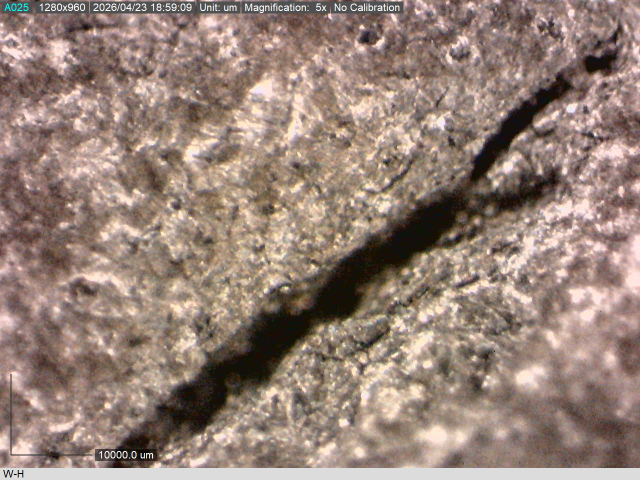
#> input picture images/0098.tif, 1280 x 960 px (shown at 1/2 size)
$ jupyter execute pmf_ccd.ipynb   (older library calls are emulated)
#> lines starting #> are read from the running program, lines starting #| are printed output that depends on the picture; after the words box and inside, x2 and y2 are one past the last pixel; in counts of white or black regions, pixels touching at a corner belong together
### research/matched_filter.py
import cv2
import numpy as np


def generate_kernels(
    sigma: float = 2.0, L: int = 9, angle_step: int = 15
) -> list[np.ndarray]:
    """
    Generates zero-mean Gaussian matched filter kernels.
    """
#> called with sigma = 8, L = 48, angle_step = 15
    templates = []

    h_x = int(np.ceil(3 * sigma))
    h_y = int(np.ceil(L / 2))
    size = max(h_x, h_y) + 2
    # kernels SHOULD BE SQUARE, so the max size is defined either by 3 * sigma or L / 2
    # according to the original research paper

    # we use a meshgrid so we can efficiently slice existing coordinates from -size to
    # size + 1; THIS STILL RESULTS IN AN ODD BY ODD MATRIX!
    y, x = np.mgrid[-size : size + 1, -size : size + 1]

    for angle in range(0, 180, angle_step):
        theta = np.deg2rad(angle)

        # notice that the rotations for x and y are swapped
        # this is because we are using rows as y and cols as x
        x_rot = x * np.cos(theta) - y * np.sin(theta)
        y_rot = x * np.sin(theta) + y * np.cos(theta)

        # mask should only contain values within the 3 * sigma range (for x) and L / 2
        # range (for y)
        mask = (np.abs(x_rot) <= 3 * sigma) & (np.abs(y_rot) <= L / 2)

        kernel = np.zeros_like(x, dtype=np.float32)

        # 1D NEGATIVE Gaussian in x (trough / valley)
        kernel[mask] = -np.exp(-(x_rot[mask] ** 2) / (2 * sigma**2))

        mean_val = np.mean(kernel[mask])
        kernel[mask] = kernel[mask] - mean_val  # IMPORTANT for zero-mean
        # zero-mean Gaussians are Gaussians whose total value adds up to zero
        # this is because mean * number of elements = sum of elements in kernel
        # zero-mean filters are important to maintain gray-value intensity

        templates.append(kernel)

    return templates


def apply_matched_filter(
    image: cv2.typing.MatLike, templates: list[np.ndarray], threshold: float = 0.50
) -> tuple[np.ndarray, np.ndarray]:
    img_blur = cv2.blur(image, (11, 11)).astype(np.float32)
    max_response = np.zeros_like(img_blur)

    for kernel in templates:
        response = cv2.filter2D(img_blur, cv2.CV_32F, kernel)

        # we update the max response to the maximum of ALL kernel convolutions
        max_response = np.maximum(max_response, response)

    normalized_response = np.zeros_like(max_response)
    cv2.normalize(max_response, normalized_response, 0.0, 1.0, cv2.NORM_MINMAX)

    _, binary_crack = cv2.threshold(
        normalized_response, threshold, 1.0, cv2.THRESH_BINARY
    )

    return (binary_crack * 255).astype(np.uint8), normalized_response


# [11 lines left out: function apply_matched_filter_from_path, not called in this run]


def apply_pyramid_matched_filter(
    image: cv2.typing.MatLike,
    templates: list[np.ndarray],
    levels: int = 3,
    threshold: float = 0.50,
) -> tuple[np.ndarray, np.ndarray]:
    """ """
#> called with levels = 3, threshold = 0.5
    # img_blur = cv2.GaussianBlur(image, (0, 0), 5.0)
    img_blur = cv2.blur(image, (11, 11)).astype(np.float32)
    shape = img_blur.shape
#> shape = (960, 1280)
    global_response = np.zeros(shape, dtype=np.float32)
    curr = img_blur

    for level in range(levels):
        _, response = apply_matched_filter(curr, templates, threshold)

        if level > 0:
            upsampled = cv2.resize(
                response, shape[::-1], interpolation=cv2.INTER_LINEAR
            )
        else:
            upsampled = response

        global_response = np.maximum(global_response, upsampled)
        curr = cv2.pyrDown(curr)
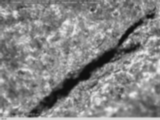
#> curr: shape (120, 160) float32; min 16, max 236.4, mean 134.1
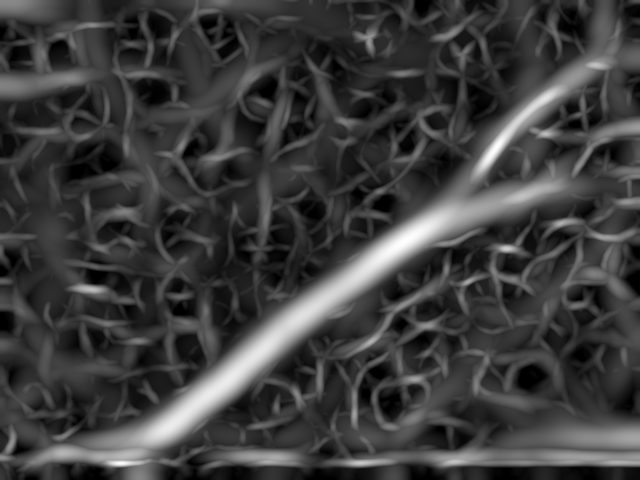
#> global_response: shape (960, 1280) float32 (shown at 1/2 size); min 0, max 1, mean 0.243
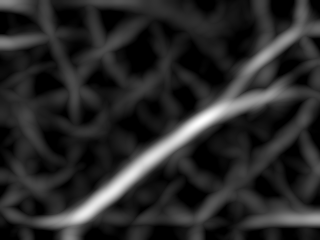
#> response: shape (240, 320) float32; min 0, max 1, mean 0.16

    normalized_response = np.zeros_like(global_response)
    cv2.normalize(global_response, normalized_response, 0.0, 1.0, cv2.NORM_MINMAX)

    _, binary_crack = cv2.threshold(
        normalized_response, threshold, 1.0, cv2.THRESH_BINARY
    )
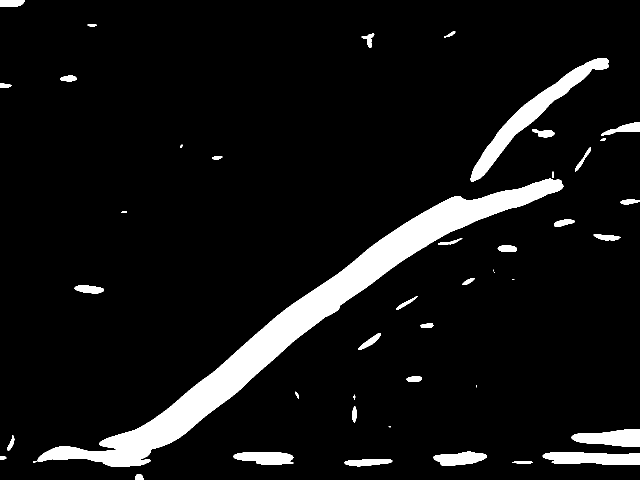
#> binary_crack: shape (960, 1280) float32 (shown at 1/2 size); values 0 (black) and 1 (white), 7.7% white; 45 white regions (6 under 20 px), largest, box (x1, y1, x2, y2) and area: (75, 357, 1127, 934) 62752, (941, 116, 1218, 363) 10246, (1085, 904, 1280, 930) 4056

    return (binary_crack * 255).astype(np.uint8), global_response


def apply_pyramid_matched_filter_from_path(
    image_path: str,
    templates: list[np.ndarray],
    levels: int = 3,
    threshold: float = 0.50,
) -> tuple[np.ndarray, np.ndarray]:
    """ """
    img = cv2.imread(image_path, cv2.IMREAD_GRAYSCALE)
    assert img is not None, "Warning: Could not load {image_path}."
    return apply_pyramid_matched_filter(img, templates, levels, threshold)


def ccd(binary_image, min_size=50) -> np.ndarray:
    """
    Removes noise by filtering small connected components.
    """
    num_labels, labels = cv2.connectedComponents(binary_image)

    cleaned = np.zeros_like(binary_image)
    for label in range(1, num_labels):
        component_mask = labels == label
        if np.sum(component_mask) < min_size:
            continue
        cleaned[component_mask] = 255

    return cleaned

### scripts/correction.py
import numpy as np
from scipy.special import expit

def apply_gamma_correction(response: np.ndarray, gamma: float = 2.0) -> np.ndarray:
    """
    Applies a power-law transform to suppress low-confidence noise. Assumes response is
    normalized between 0.0 and 1.0.
    """
    # Simply raise the entire matrix to the power of gamma
    return np.power(response, gamma)


def apply_sigmoid_stretch(
    response: np.ndarray, midpoint: float = 0.5, steepness: float = 10.0
) -> np.ndarray:
    """
    Applies an S-curve to accentuate high values and suppress low values.

    midpoint: The pixel value (0.0 to 1.0) where the transition happens.
    steepness: How aggressive the suppression/accentuation is.
    """
    # Apply the logistic function
    return expit(steepness * (response - midpoint))

### scripts/score.py
import numpy as np
from sklearn.metrics import roc_auc_score, average_precision_score


def iou(response: np.ndarray, ground_truth: np.ndarray) -> float:
    """
    Calculates Intersection over Union (IoU).
    """
    assert response.shape != 0 and ground_truth.shape != 0, (
        "Response and ground truth must have size larger than 0."
    )
    assert response.shape == ground_truth.shape, (
        "Response and ground truth shape do not match."
    )

    res_bool = response > 0
    gt_bool = ground_truth > 0

    intersection = np.logical_and(res_bool, gt_bool).sum()
    union = np.logical_or(res_bool, gt_bool).sum()

    return float(intersection / union)


def dice(response: np.ndarray, ground_truth: np.ndarray) -> float:
    """
    Calculates Dice score (2 TP / 2 TP + FP + FN).
    """
    assert response.shape != 0 and ground_truth.shape != 0, (
        "Response and ground truth must have size larger than 0."
    )
    assert response.shape == ground_truth.shape, (
        "Response and ground truth shape do not match."
    )

    res_bool = response > 0
    gt_bool = ground_truth > 0

    intersection = np.logical_and(res_bool, gt_bool).sum()
    union = np.logical_or(res_bool, gt_bool).sum()

    return float((2 * intersection) / (intersection + union))


def percent_err(response: np.ndarray, ground_truth: np.ndarray) -> float:
    """
    Calculates percent error (Error Pixels / Total Image Area). Complement of
    percent_success.
    """
    assert response.shape != 0 and ground_truth.shape != 0, (
        "Response and ground truth must have size larger than 0."
    )
    assert response.shape == ground_truth.shape, (
        "Response and ground truth shape do not match."
    )

    res_bool = response > 0
    gt_bool = ground_truth > 0

    fp = np.logical_and(res_bool, np.logical_not(gt_bool)).sum()
    fn = np.logical_and(gt_bool, np.logical_not(res_bool)).sum()

    return float((fp + fn) / response.size)


# [102 lines left out: functions percent_success, precision, recall, soft_iou, soft_dice, not called in this run]


def roc_auc(response: np.ndarray, ground_truth: np.ndarray) -> float:
    """
    Calculates Receiver Operating Characteristic - Area Under Curve (ROC-AUC). Evaluates
    the tradeoff between True Positive Rate and False Positive Rate across all threshold
    levels.
    """
    assert response.shape != 0 and ground_truth.shape != 0, (
        "Response and ground truth must have size larger than 0."
    )
    assert response.shape == ground_truth.shape, (
        "Response and ground truth shape do not match."
    )

    gt_flat = (ground_truth > 0).astype(np.int8).flatten()
    res_flat = response.flatten()

    return float(roc_auc_score(gt_flat, res_flat))


def pr_auc(response: np.ndarray, ground_truth: np.ndarray) -> float:
    """
    Calculates Precision-Recall - Area Under Curve (PR-AUC) using Average Precision.
    Highly recommended for heavily imbalanced datasets (like microcracks).
    """
    assert response.shape != 0 and ground_truth.shape != 0, (
        "Response and ground truth must have size larger than 0."
    )
    assert response.shape == ground_truth.shape, (
        "Response and ground truth shape do not match."
    )

    gt_flat = (ground_truth > 0).astype(np.int8).flatten()
    res_flat = response.flatten()

    return float(average_precision_score(gt_flat, res_flat))

### research/pmf_ccd.ipynb
## Testing Gaussian Pyramid Matched Filter
This notebook demonstrates the effectiveness of combining Gaussian pyramids with a matched filter implementation on an image of a microcrack.

### About Matched Filter
Similar to [the notebook on testing matched filters](mf_ccd.ipynb), this notebook uses [technique developed to detect cracks on concrete bridges](https://rdcu.be/fhYiN).

See more on the pure matched filter implementation using the link above.

### About Gaussian Pyramids
Normally, images are represented using a two-dimensional matrix of pixels (color or gray-value intensity). With Gaussian pyramids, we construct multiple representations of the same image but downsampled the higher the level we go.

In the case of template matching, this allows us to find cracks of different sizes at each level. Ideally, this pyramid approach will match cracks of variable size.

See more about pyramids [here](https://en.wikipedia.org/wiki/Pyramid_%28image_processing%29).

[cell 1]
import matched_filter as mf
import matplotlib.pyplot as plt

templates = mf.generate_kernels(sigma=8.0, L=48, angle_step=15)
mask, response = mf.apply_pyramid_matched_filter_from_path(
    "../images/0098.tif", templates, levels=3
)
plt.imshow(response, cmap='gray')
plt.axis('off')
plt.show()

[cell 2]
from scripts import score
import cv2

img = cv2.imread('../images/annotated/0098.png', cv2.IMREAD_GRAYSCALE)
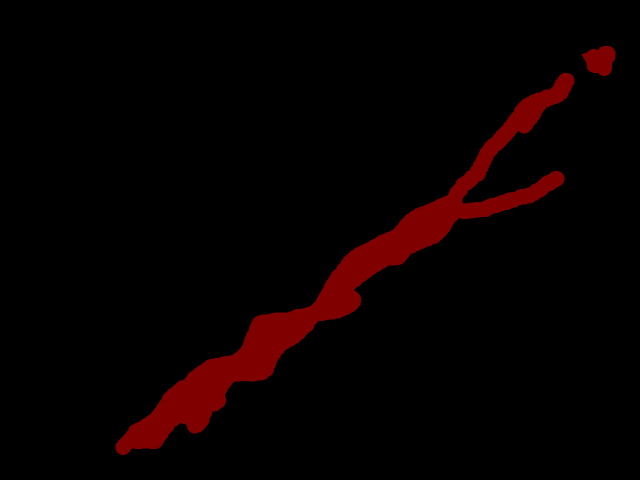
#> input picture images/annotated/0098.png, 1280 x 960 px (shown at 1/2 size)
#> img: shape (960, 1280); values 0 (black) and 38 (white), 6.5% white; 2 white regions, box (x1, y1, x2, y2) and area: (231, 146, 1149, 910) 77252, (1163, 92, 1231, 152) 2828
assert img is not None
ground_truth : cv2.typing.MatLike = img

print(f"ROC:\t{score.roc_auc(response, ground_truth):.2%}")
#| ROC:	95.84%
print(f"PR:\t{score.pr_auc(response, ground_truth):.2%}")
#| PR:	76.72%

Notice that the pyramid variation of the matched filter approach produces what appears to be brush strokes.

> My conjecture is that these brush strokes correspond to potential areas where multiple levels happened to respond decently to pixels in the same neighborhood. The darkest regions represent areas where no level seemed to respond at all.

[cell 3]
from scripts import correction

gamma_corrected = correction.apply_gamma_correction(response)
cv2.normalize(gamma_corrected, gamma_corrected, 0.0, 1.0, cv2.NORM_MINMAX)
plt.imshow(gamma_corrected, cmap="gray")
plt.axis("off")
plt.show()

[cell 4]
print(f"ROC:\t{score.roc_auc(gamma_corrected, ground_truth):.2%}")
#| ROC:	95.84%
print(f"PR:\t{score.pr_auc(gamma_corrected, ground_truth):.2%}")
#| PR:	76.72%

[cell 5]
sigmoid_corrected = correction.apply_sigmoid_stretch(response, midpoint=0.5)
#> in apply_sigmoid_stretch, `return expit(steepness * (response - midpoint))`:
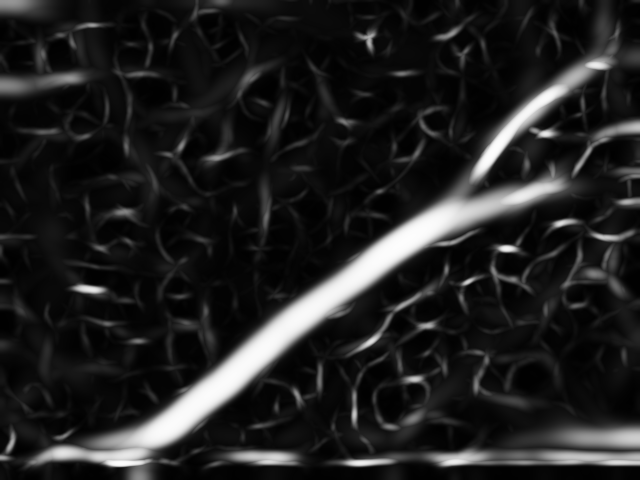
#> returned value: shape (960, 1280) float32 (shown at 1/2 size); min 0.00669, max 0.993, mean 0.132
cv2.normalize(sigmoid_corrected, sigmoid_corrected, 0.0, 1.0, cv2.NORM_MINMAX)
plt.imshow(sigmoid_corrected, cmap='gray')
plt.axis('off')
plt.show()

[cell 6]
print(f"ROC:\t{score.roc_auc(sigmoid_corrected, ground_truth):.2%}")
#| ROC:	95.84%
print(f"PR:\t{score.pr_auc(sigmoid_corrected, ground_truth):.2%}")
#| PR:	76.72%

Both gamma correction and sigmoid stretching exentuate responses within the expected crack region. As we do below, thresholding and cleaning with connected component denoising is required to convert these to masks.

> Unlike the single-size matched filter approach, it seems that CCD is required even for hysteresis thresholding.

## Binary Thresholding with CCD

[cell 7]
cleaned = mf.ccd(mask, int(mask.size / 200))
#> in ccd, `num_labels, labels = cv2.connectedComponents(binary_image)`:
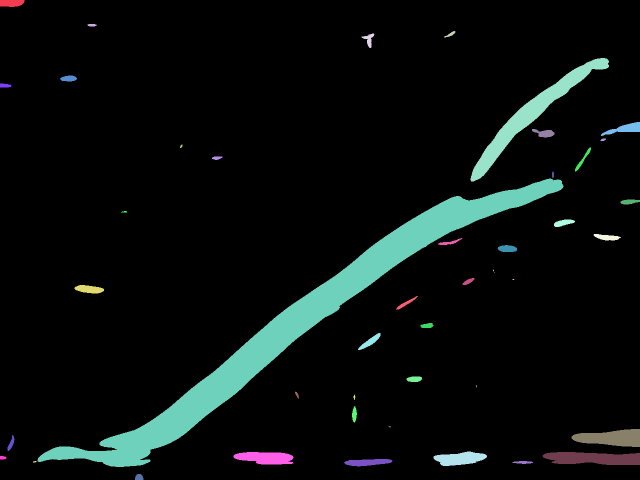
#> labels: shape (960, 1280) int32 (shown at 1/2 size); 46 distinct labels, from 0 to 45; one colour per label, 0 black
#> in ccd, `num_labels, labels = cv2.connectedComponents(binary_image)`: num_labels = 46
#> after the loop in ccd, `for label in range(1, num_labels):`:
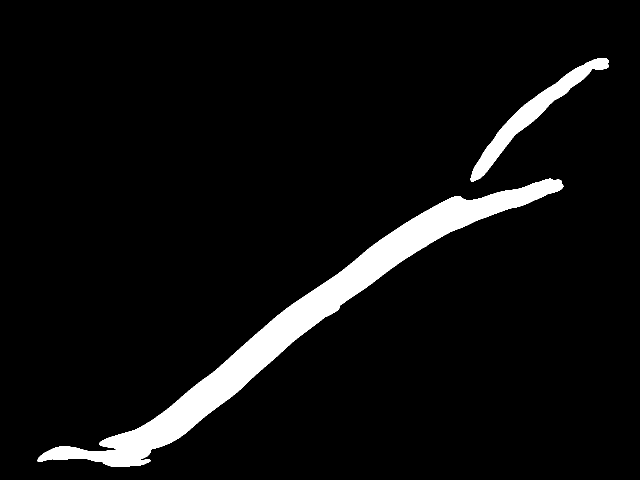
#> cleaned: shape (960, 1280) (shown at 1/2 size); 5.9% white; 2 white regions, box (x1, y1, x2, y2) and area: (75, 357, 1127, 934) 62752, (941, 116, 1218, 363) 10246
plt.imshow(cleaned, cmap='gray')
plt.axis('off')
plt.show()

[cell 8]
print(f"IoU:\t{score.iou(cleaned, ground_truth):.2%}")
#> in iou, `intersection = np.logical_and(res_bool, gt_bool).sum()`: intersection = 59362
#> in iou, `union = np.logical_or(res_bool, gt_bool).sum()`: union = 93716
#| IoU:	63.34%
print(f"Dice:\t{score.dice(cleaned, ground_truth):.2%}")
#> in dice, `intersection = np.logical_and(res_bool, gt_bool).sum()`: intersection = 59362
#> in dice, `union = np.logical_or(res_bool, gt_bool).sum()`: union = 93716
#| Dice:	77.56%
print(f"Error:\t{score.percent_err(cleaned, ground_truth):.2%}")
#> in percent_err, `fp = np.logical_and(res_bool, np.logical_not(gt_bool)).sum()`: fp = 13636
#> in percent_err, `fn = np.logical_and(gt_bool, np.logical_not(res_bool)).sum()`: fn = 20718
#| Error:	2.80%

## Hysteresis Thresholding with CCD

[cell 9]
import numpy as np
from skimage.filters import apply_hysteresis_threshold

hysteresis_binary = apply_hysteresis_threshold(response, low=0.45, high=0.7)
#> hysteresis_binary: shape (960, 1280) bool; 7.8% white; 6 white regions, box (x1, y1, x2, y2) and area: (60, 112, 1225, 960) 83760, (856, 900, 1280, 933) 8608, (683, 917, 790, 933) 1269, (145, 569, 211, 588) 875, (1060, 256, 1113, 275) 646, (993, 490, 1037, 505) 540
hysteresis_mask = (hysteresis_binary * 255).astype(np.uint8)
cleaned_hysteresis = mf.ccd(hysteresis_mask, int(hysteresis_mask.size / 100))
#> call 2 of ccd, with min_size = 12288
#> in ccd (call 2), `num_labels, labels = cv2.connectedComponents(binary_image)`:
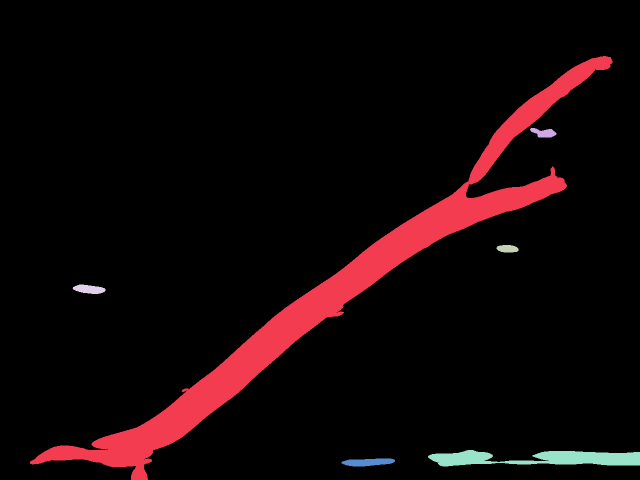
#> labels: shape (960, 1280) int32 (shown at 1/2 size); 7 distinct labels, from 0 to 6; one colour per label, 0 black
#> in ccd (call 2), `num_labels, labels = cv2.connectedComponents(binary_image)`: num_labels = 7
#> the loop in ccd (call 2), `for label in range(1, num_labels):` made 6 passes
#> pass 1, in ccd (call 2), `component_mask = labels == label`:
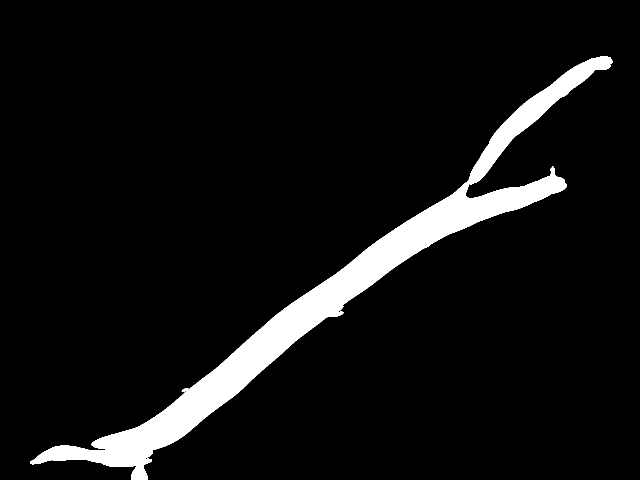
#> component_mask: shape (960, 1280) bool (shown at 1/2 size); 6.8% white; 1 white region, box (x1, y1, x2, y2) and area: (60, 112, 1225, 960) 83760
plt.imshow(cleaned_hysteresis, cmap='gray')
plt.axis('off')
plt.show()

[cell 10]
print(f"IoU:\t{score.iou(cleaned_hysteresis, ground_truth):.2%}")
#| IoU:	65.12%
print(f"Dice:\t{score.dice(cleaned_hysteresis, ground_truth):.2%}")
#| Dice:	78.88%
print(f"Error:\t{score.percent_err(cleaned_hysteresis, ground_truth):.2%}")
#| Error:	2.82%

## Gamma Correction Thresholding with CCD

[cell 11]
_, gamma_binary = cv2.threshold(gamma_corrected, 0.25, 1.0, cv2.THRESH_BINARY)
gamma_mask = (gamma_binary * 255).astype(np.uint8)
cleaned_gamma = mf.ccd(gamma_mask, int(gamma_mask.size / 200))
plt.imshow(cleaned_gamma, cmap="gray")
plt.axis("off")
plt.show()

[cell 12]
print(f"IoU:\t{score.iou(cleaned_gamma, ground_truth):.2%}")
#| IoU:	63.34%
print(f"Dice:\t{score.dice(cleaned_gamma, ground_truth):.2%}")
#| Dice:	77.56%
print(f"Error:\t{score.percent_err(cleaned_gamma, ground_truth):.2%}")
#| Error:	2.80%

## Sigmoid Stretching Thresholding with CCD

[cell 13]
_, sigmoid_binary = cv2.threshold(sigmoid_corrected, 0.5, 1.0, cv2.THRESH_BINARY)
sigmoid_mask = (sigmoid_binary * 255).astype(np.uint8)
cleaned_sigmoid = mf.ccd(sigmoid_mask, int(sigmoid_mask.size / 200))
plt.imshow(cleaned_sigmoid, cmap='gray')
plt.axis('off')
plt.show()

[cell 14]
print(f"IoU:\t{score.iou(cleaned_sigmoid, ground_truth):.2%}")
#| IoU:	63.34%
print(f"Dice:\t{score.dice(cleaned_sigmoid, ground_truth):.2%}")
#| Dice:	77.56%
print(f"Error:\t{score.percent_err(cleaned_sigmoid, ground_truth):.2%}")
#| Error:	2.80%
